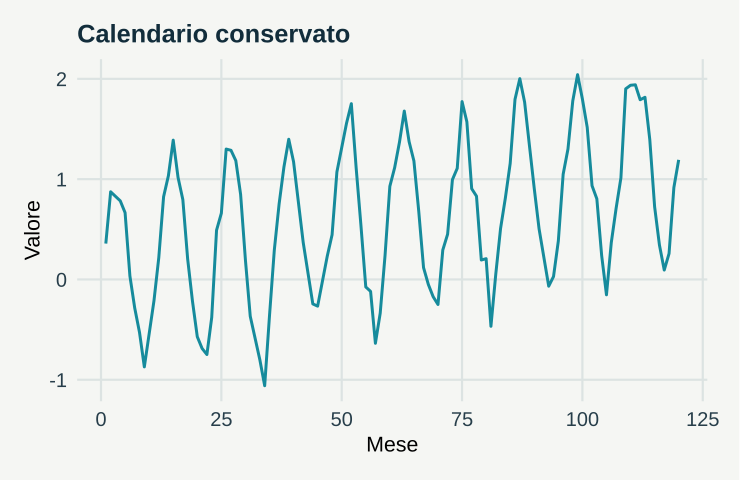

Here is the R script that generated this plot:
# GeoStat Lab — funzioni comuni. R >= 4.3; ggplot2 >= 3.4; jsonlite.
suppressPackageStartupMessages(library(ggplot2))
col_geo <- c('#168B9C','#BC5B35','#7054A4','#A17B19','#227864','#64748B')
theme_set(theme_minimal(base_size=17, base_family='sans') + theme(
  plot.background=element_rect(fill='#F5F6F3',colour=NA),
  panel.background=element_rect(fill='#F5F6F3',colour=NA),
  panel.grid.minor=element_blank(),panel.grid.major=element_line(colour='#DCE3E2'),
  plot.title=element_text(size=19,face='bold',colour='#122D3B'),
  plot.subtitle=element_text(size=13,colour='#405560',margin=margin(b=12)),
  axis.text=element_text(size=15,colour='#273E4A'),axis.title=element_text(size=16),
  legend.position='bottom',legend.title=element_blank(),legend.text=element_text(size=14),
  strip.text=element_text(size=15,face='bold'),plot.margin=margin(18,24,18,18)))
metric <- function(...) data.frame(grandezza=names(c(...)),valore=as.character(c(...)),check.names=FALSE)
f <- function(x,d=3) {out<-formatC(x,digits=d,format='fg');out[!is.finite(x)]<-'Non definito';out}
line_plot <- function(d,x='x',y='y',title='',xl=x,yl=y,group=NULL) {
 p<-ggplot(d,aes(x=.data[[x]],y=.data[[y]]))
 if(is.null(group)) p<-p+geom_line(colour=col_geo[1],linewidth=1.05) else p<-p+aes(colour=.data[[group]],group=.data[[group]])+geom_line(linewidth=1)+scale_colour_manual(values=col_geo)
 p+labs(title=title,x=xl,y=yl)
}
point_plot <- function(d,x='x',y='y',title='',xl=x,yl=y,group=NULL) {
 p<-ggplot(d,aes(x=.data[[x]],y=.data[[y]]))
 if(is.null(group))p<-p+geom_point(colour=col_geo[1],size=2.5,alpha=.8) else p<-p+aes(colour=.data[[group]])+geom_point(size=2.7,alpha=.85)+scale_colour_manual(values=col_geo)
 p+labs(title=title,x=xl,y=yl)
}
hist_plot<-function(x,title='',xl='Valore',bins=20)ggplot(data.frame(x=x),aes(x))+geom_histogram(bins=bins,fill=col_geo[1],colour='#F5F6F3')+labs(title=title,x=xl,y='Frequenza')
bar_plot<-function(d,x='gruppo',y='valore',title='',yl='Valore')ggplot(d,aes(x=.data[[x]],y=.data[[y]],fill=.data[[x]]))+geom_col(width=.65)+scale_fill_manual(values=rep(col_geo,length.out=length(unique(d[[x]])) ))+guides(fill='none')+labs(title=title,x=NULL,y=yl)
map_plot<-function(d,z='z',title='',xl='Est [km]',yl='Nord [km]')ggplot(d,aes(x,y,fill=.data[[z]]))+geom_raster()+coord_equal()+scale_fill_gradientn(colours=c('#153F56','#298C9C','#B8CDB2','#F1D889','#AD542F'))+labs(title=title,x=xl,y=yl)
acf_data<-function(x,lag=20){a<-acf(x,lag.max=min(lag,length(x)-1),plot=FALSE);data.frame(x=as.vector(a$lag)[-1],y=as.vector(a$acf)[-1])}
# AR(1), distribuzione marginale stazionaria N(0, 1).
ar_series<-function(n,rho){x<-numeric(n);x[1]<-rnorm(1);for(i in 2:n)x[i]<-rho*x[i-1]+sqrt(1-rho^2)*rnorm(1);x}
# Distanze euclidee in unità metriche già dichiarate; nessuna conversione implicita di CRS.
dist_cross<-function(a,b)sqrt(outer(a[,1],b[,1],'-')^2+outer(a[,2],b[,2],'-')^2)
# Predittore IDW: i punti coincidenti ricevono esattamente il valore osservato.
idw<-function(xy,z,new,power=2){dd<-dist_cross(new,xy);apply(dd,1,function(d)if(any(d<1e-10))mean(z[d<1e-10])else weighted.mean(z,d^(-power)))}
# CART didattico binario: divisioni assiali che minimizzano l'impurità di Gini.
cart_fit<-function(x,y,depth=2,minleaf=4){
 node<-list(p=mean(y),n=length(y));if(depth<1||length(unique(y))<2||length(y)<2*minleaf)return(node)
 best<-Inf
 for(j in seq_len(ncol(x))){v<-sort(unique(x[,j])); if(length(v)<2)next
  for(cut in (head(v,-1)+tail(v,-1))/2){left<-x[,j]<=cut;nl<-sum(left);nr<-sum(!left);if(min(nl,nr)<minleaf)next
   score<-nl*mean(y[left])*(1-mean(y[left]))+nr*mean(y[!left])*(1-mean(y[!left]))
   if(score<best){best<-score;node$j<-j;node$cut<-cut;split<-left}
  }
 }
 if(is.finite(best)){node$left<-cart_fit(x[split,,drop=FALSE],y[split],depth-1,minleaf);node$right<-cart_fit(x[!split,,drop=FALSE],y[!split],depth-1,minleaf)};node
}
cart_predict<-function(tree,x)apply(x,1,function(row){t<-tree;while(!is.null(t$j))t<-if(row[t$j]<=t$cut)t$left else t$right;t$p})

p <- list(missing = 8, seed = 17)
set.seed(p$seed)

t <- 1:120

y <- sin(2 * pi * t/12) + t/100 + rnorm(120, sd = 0.15)

keep <- rep(TRUE, 120)

if (p$missing > 0) keep[sample(2:119, p$missing)] <- FALSE

data <- data.frame(mese = t[keep], valore = y[keep], indice = seq_len(sum(keep)))

plots <- list(line_plot(data, "mese", "valore", "Calendario conservato", "Mese", "Valore"), 
    line_plot(data, "indice", "valore", "Tempo compresso dall’indice", "Riga disponibile", 
        "Valore"))

metrics <- metric(Osservazioni = sum(keep), `Intervallo massimo fra osservazioni` = max(diff(t[keep])))
print(metrics,row.names=FALSE)
ggplot2::ggsave('m09-calendario-A.svg',plots[[1]],device=svglite::svglite,width=7.7,height=5.0,bg='#F8F6F1')
